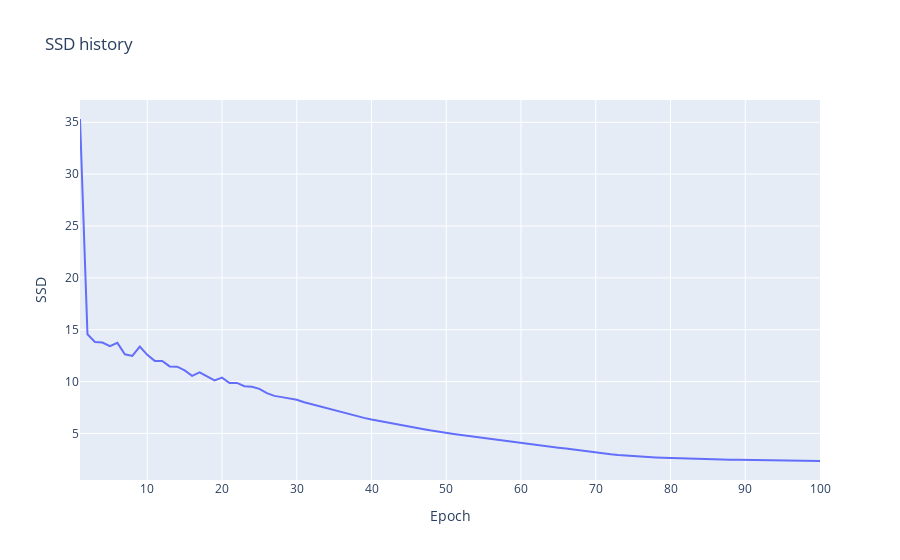
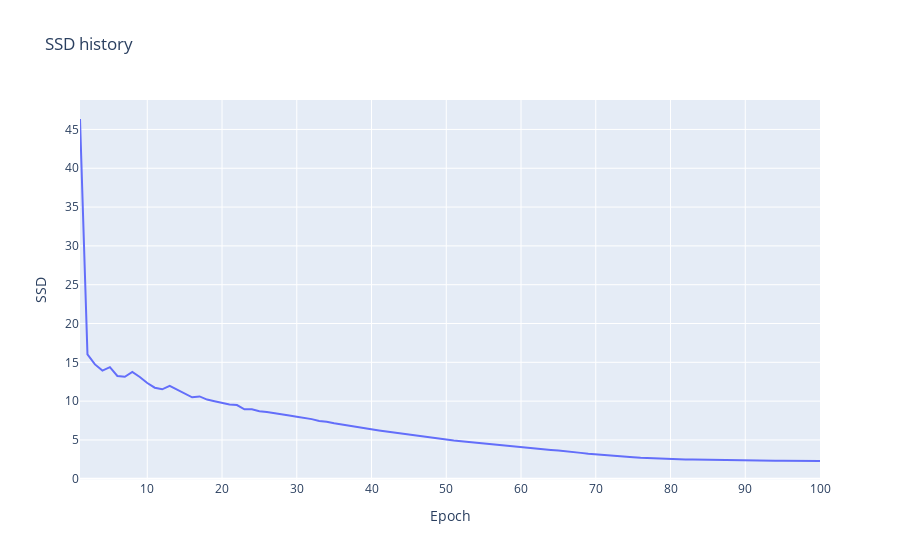
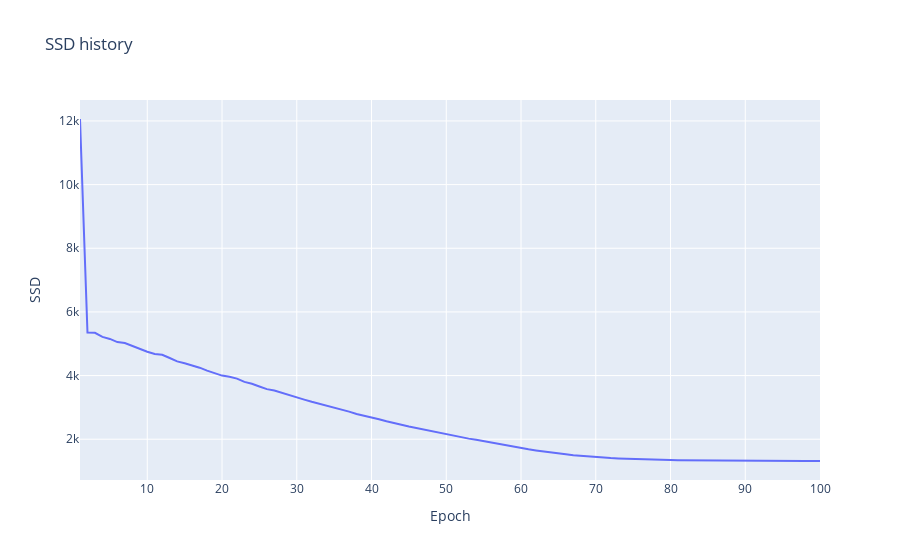
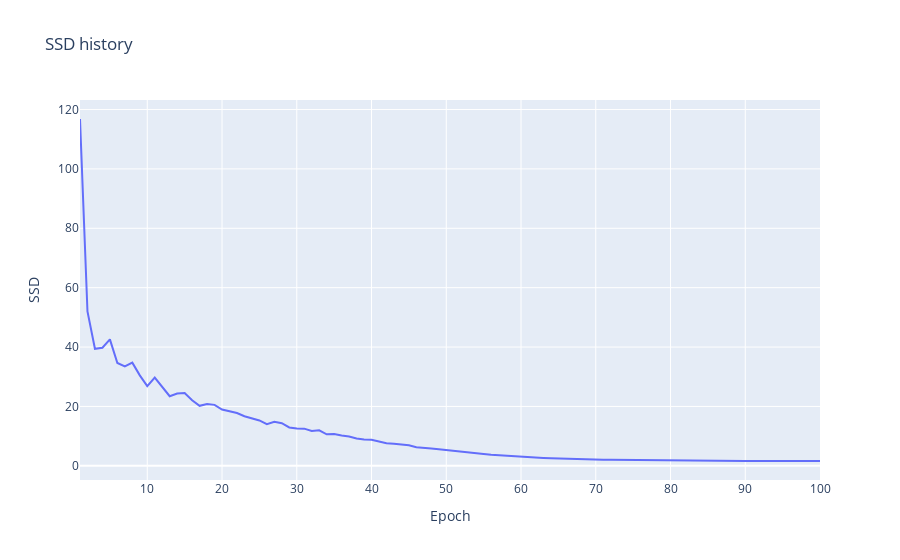

The notebook cell saved with these charts, in order:
### Code cell
for dataset in datasets:
    print(dataset)
    soms[dataset].plotSSD()
